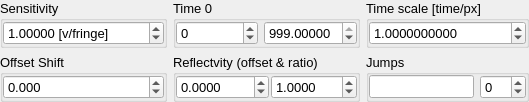
<?xml version="1.0" encoding="UTF-8"?>
<ui version="4.0">
 <class>nVISAR3</class>
 <widget class="QWidget" name="nVISAR3">
  <property name="geometry">
   <rect>
    <x>0</x>
    <y>0</y>
    <width>529</width>
    <height>97</height>
   </rect>
  </property>
  <property name="font">
   <font>
    <pointsize>10</pointsize>
   </font>
  </property>
  <property name="windowTitle">
   <string>Form</string>
  </property>
  <layout class="QGridLayout" name="gridLayout_5" columnstretch="0,1,2">
   <property name="margin">
    <number>0</number>
   </property>
   <item row="0" column="0">
    <widget class="QGroupBox" name="groupBox_5">
     <property name="title">
      <string>Sensitivity</string>
     </property>
     <layout class="QGridLayout" name="gridLayout_18">
      <property name="margin">
       <number>0</number>
      </property>
      <item row="0" column="0">
       <widget class="QDoubleSpinBox" name="sensitivity">
        <property name="font">
         <font>
          <pointsize>10</pointsize>
         </font>
        </property>
        <property name="suffix">
         <string> [v/fringe]</string>
        </property>
        <property name="decimals">
         <number>5</number>
        </property>
        <property name="minimum">
         <double>-10000.000000000000000</double>
        </property>
        <property name="maximum">
         <double>10000.000000000000000</double>
        </property>
        <property name="singleStep">
         <double>0.010000000000000</double>
        </property>
        <property name="value">
         <double>1.000000000000000</double>
        </property>
        <property name="neutrinoSave" stdset="0">
         <bool>true</bool>
        </property>
       </widget>
      </item>
     </layout>
    </widget>
   </item>
   <item row="0" column="2">
    <widget class="QGroupBox" name="groupBox_4">
     <property name="title">
      <string>Time scale [time/px]</string>
     </property>
     <layout class="QGridLayout" name="gridLayout_4">
      <property name="margin">
       <number>0</number>
      </property>
      <item row="0" column="0">
       <widget class="QDoubleSpinBox" name="physScale">
        <property name="font">
         <font>
          <pointsize>10</pointsize>
         </font>
        </property>
        <property name="suffix">
         <string/>
        </property>
        <property name="decimals">
         <number>10</number>
        </property>
        <property name="minimum">
         <double>-9999999.990000000223517</double>
        </property>
        <property name="maximum">
         <double>9999999.990000000223517</double>
        </property>
        <property name="singleStep">
         <double>0.001000000000000</double>
        </property>
        <property name="value">
         <double>1.000000000000000</double>
        </property>
        <property name="neutrinoSave" stdset="0">
         <bool>true</bool>
        </property>
       </widget>
      </item>
     </layout>
    </widget>
   </item>
   <item row="1" column="0">
    <widget class="QGroupBox" name="offset">
     <property name="font">
      <font>
       <pointsize>10</pointsize>
      </font>
     </property>
     <property name="title">
      <string>Offset Shift</string>
     </property>
     <layout class="QGridLayout" name="gridLayout_2" columnstretch="1">
      <property name="horizontalSpacing">
       <number>2</number>
      </property>
      <property name="margin">
       <number>0</number>
      </property>
      <item row="0" column="0">
       <widget class="QDoubleSpinBox" name="offsetShift">
        <property name="font">
         <font>
          <pointsize>10</pointsize>
         </font>
        </property>
        <property name="toolTip">
         <string>Vertical offset (in fraction of fringe)</string>
        </property>
        <property name="decimals">
         <number>3</number>
        </property>
        <property name="minimum">
         <double>-99.000000000000000</double>
        </property>
        <property name="singleStep">
         <double>0.010000000000000</double>
        </property>
        <property name="neutrinoSave" stdset="0">
         <bool>true</bool>
        </property>
       </widget>
      </item>
     </layout>
    </widget>
   </item>
   <item row="1" column="1">
    <widget class="QGroupBox" name="groupBox_2">
     <property name="font">
      <font>
       <pointsize>10</pointsize>
      </font>
     </property>
     <property name="toolTip">
      <string>Tweak the reflectivity: R= ratio*Ishot/Iref+offset</string>
     </property>
     <property name="title">
      <string>Reflectvity (offset &amp;&amp; ratio)</string>
     </property>
     <layout class="QGridLayout" name="gridLayout_6">
      <property name="horizontalSpacing">
       <number>2</number>
      </property>
      <property name="margin">
       <number>0</number>
      </property>
      <item row="0" column="0">
       <widget class="QDoubleSpinBox" name="reflOffset">
        <property name="font">
         <font>
          <pointsize>10</pointsize>
         </font>
        </property>
        <property name="toolTip">
         <string>Offset of the reflectivity</string>
        </property>
        <property name="decimals">
         <number>4</number>
        </property>
        <property name="minimum">
         <double>-1000.000000000000000</double>
        </property>
        <property name="maximum">
         <double>1000.000000000000000</double>
        </property>
        <property name="singleStep">
         <double>0.010000000000000</double>
        </property>
        <property name="value">
         <double>0.000000000000000</double>
        </property>
        <property name="neutrinoSave" stdset="0">
         <bool>true</bool>
        </property>
       </widget>
      </item>
      <item row="0" column="1">
       <widget class="QDoubleSpinBox" name="reflRef">
        <property name="font">
         <font>
          <pointsize>10</pointsize>
         </font>
        </property>
        <property name="toolTip">
         <string>Multiplication correction for the intensity ratio</string>
        </property>
        <property name="decimals">
         <number>4</number>
        </property>
        <property name="minimum">
         <double>-100.000000000000000</double>
        </property>
        <property name="maximum">
         <double>100.000000000000000</double>
        </property>
        <property name="singleStep">
         <double>0.010000000000000</double>
        </property>
        <property name="value">
         <double>1.000000000000000</double>
        </property>
        <property name="neutrinoSave" stdset="0">
         <bool>true</bool>
        </property>
       </widget>
      </item>
     </layout>
    </widget>
   </item>
   <item row="1" column="2">
    <widget class="QGroupBox" name="groupBox_3">
     <property name="font">
      <font>
       <pointsize>10</pointsize>
      </font>
     </property>
     <property name="title">
      <string>Jumps</string>
     </property>
     <layout class="QGridLayout" name="gridLayout" columnstretch="1,0">
      <property name="margin">
       <number>0</number>
      </property>
      <item row="0" column="0">
       <widget class="QLineEdit" name="jumpst">
        <property name="font">
         <font>
          <pointsize>10</pointsize>
         </font>
        </property>
        <property name="toolTip">
         <string>Semicolon separated pairs of time number e.g. [3.1 1; 4.2 2; 5.3 -1]</string>
        </property>
        <property name="statusTip">
         <string/>
        </property>
        <property name="neutrinoSave" stdset="0">
         <bool>true</bool>
        </property>
       </widget>
      </item>
      <item row="0" column="1">
       <widget class="QSpinBox" name="jump">
        <property name="toolTip">
         <string>show jumps</string>
        </property>
        <property name="prefix">
         <string/>
        </property>
        <property name="minimum">
         <number>-99</number>
        </property>
        <property name="neutrinoSave" stdset="0">
         <bool>true</bool>
        </property>
       </widget>
      </item>
     </layout>
    </widget>
   </item>
   <item row="0" column="1">
    <widget class="QGroupBox" name="groupBox">
     <property name="title">
      <string>Time 0</string>
     </property>
     <layout class="QGridLayout" name="gridLayout_3">
      <property name="margin">
       <number>0</number>
      </property>
      <item row="0" column="0">
       <widget class="QSpinBox" name="physOrigin">
        <property name="font">
         <font>
          <pointsize>10</pointsize>
         </font>
        </property>
        <property name="minimum">
         <number>-99999</number>
        </property>
        <property name="maximum">
         <number>99999</number>
        </property>
        <property name="neutrinoSave" stdset="0">
         <bool>true</bool>
        </property>
       </widget>
      </item>
      <item row="0" column="2">
       <widget class="QDoubleSpinBox" name="offsetTime">
        <property name="font">
         <font>
          <pointsize>10</pointsize>
         </font>
        </property>
        <property name="suffix">
         <string/>
        </property>
        <property name="decimals">
         <number>5</number>
        </property>
        <property name="minimum">
         <double>-999.000000000000000</double>
        </property>
        <property name="maximum">
         <double>999.000000000000000</double>
        </property>
        <property name="singleStep">
         <double>0.100000000000000</double>
        </property>
        <property name="value">
         <double>999.000000000000000</double>
        </property>
        <property name="neutrinoSave" stdset="0">
         <bool>true</bool>
        </property>
       </widget>
      </item>
     </layout>
    </widget>
   </item>
  </layout>
 </widget>
 <resources/>
 <connections/>
</ui>
